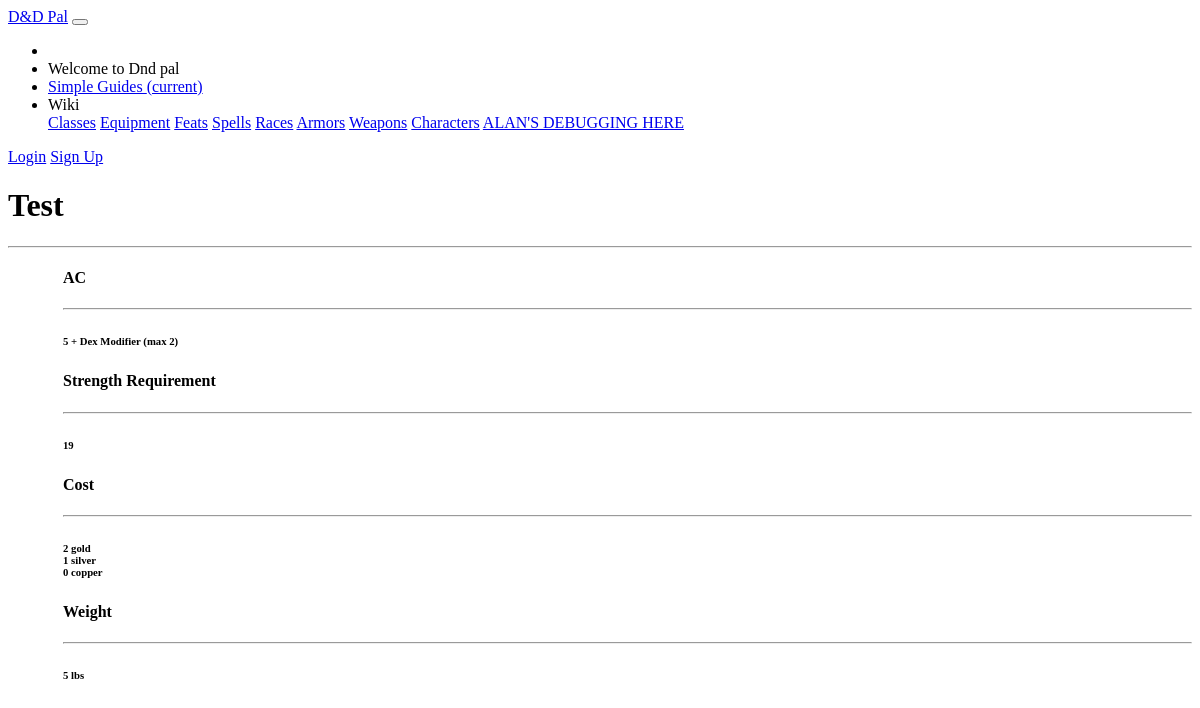
The page /dndpal/armor/Test on the database its author committed.
### dndpal/models.py (models this page shows, shortened)
class Armor(models.Model):
    name = models.CharField(default = '', primary_key = True, max_length = 100, help_text = "Enter the name of the armor")
    armor_bonus = models.SmallIntegerField(default= 0, help_text="Enter the armor bonus for this item in pounds.")
    max_dexterity =  models.SmallIntegerField(default= 0, help_text="Enter the maximum amount of bonus AC from dex modifier.")
    is_stealth = models.BooleanField(default = False, help_text="Is the armor stealthy?")
    weight = models.SmallIntegerField(default= 0, help_text="Enter the weight for this item in pounds.")
    gold = models.IntegerField(default=0, help_text="Enter the gold-price component for this armor")
    silver = models.IntegerField(default=0, help_text="Enter the silver-price component for this armor")
    copper = models.IntegerField(default=0, help_text="Enter the copper-price component for this armor")
    required_strength = models.SmallIntegerField(default= 0, help_text="Enter the required strength to use this armor.")
    required_materials = models.CharField(default = "", max_length = 10000, help_text = "Enter the required materials to cast this spell in JSON format.")
    armor_type = models.CharField(default = "", max_length = 10000, help_text = "Enter a comma separated list for the class")

### dndpal/views.py (the view)
# urls.py: path('armor/<str:pk>', views.ArmorDetailView.as_view(), name='armor-detail'),
class ArmorDetailView(generic.DetailView):
    model = Armor

### dndpal/templates/dndpal/armor_detail.html (shortened to what this page needs)
{% extends "base_generic.html" %}
{% block content %}
<main role="main" class="container">
    <div class="container card p-5" style="margin-top:10px;">
        <div class="row" style="margin-top: 10px">
            <div class="col-md">
                <h1>{{armor.name}}</h1>
                <hr>
            </div>
        </div>
        <div style="margin-left: 55px;">
            <div class="row" style="margin-top: 10px">
                <div class="col-md-6">
                    <h4>AC</h4>
                    <hr>
                    {% if armor.max_dexterity == 0 %}
                    <h6 class="m-3">{{armor.armor_bonus}}</h6>
                    {% else %}
                    <h6 class="m-3">{{armor.armor_bonus}} + Dex Modifier (max {{armor.max_dexterity}})</h6>
					{% endif %}
                </div>
            </div>
            <div class="row" style="margin-top: 10px">
                <div class="col-md-6">
                    <h4>Strength Requirement</h4>
                    <hr>
                    <div>
                        <h6 class="m-3">{{armor.required_strength}}</h6>
                    </div>
                </div>
            </div>
            <div class="row" style="margin-top: 10px">
                <div class="col-md-6">
                    <h4>Cost</h4>
                    <hr>
                    <h6 class="m-3">{{armor.gold}} gold <br>
                        {{armor.silver}} silver <br>
                        {{armor.copper}} copper <br></h6>
                </div>
            </div>
            <div class="row" style="margin-top: 10px">
                <div class="col-md-6">
                    <h4>Weight</h4>
                    <hr>
                    <div>
                        <h6 class="m-3">{{armor.weight}} lbs</h6>
                    </div>
                </div>
            </div>
        </div>
    </div>
</main>
{% endblock %}

### rows shown on the page
Armor: name "Test", armor_bonus "5", max_dexterity "2", required_strength "19", gold "2", silver "1", copper "0", weight "5"
